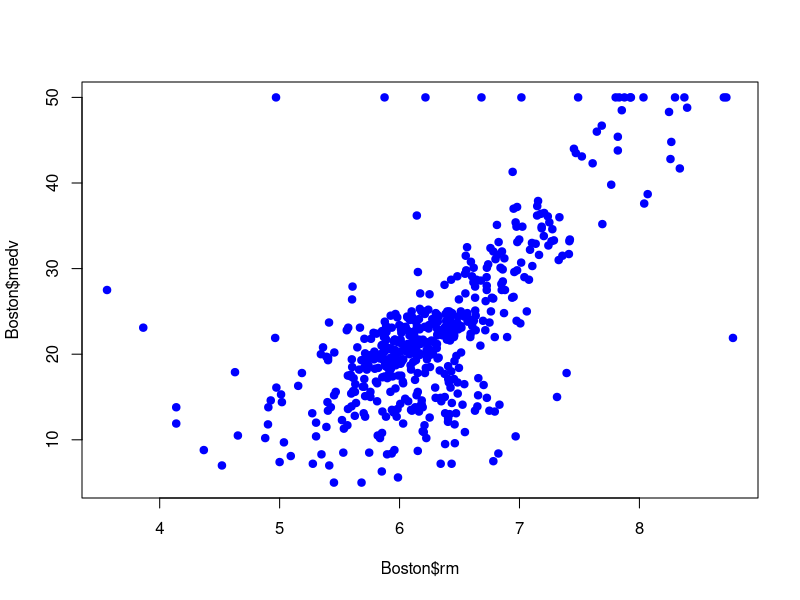
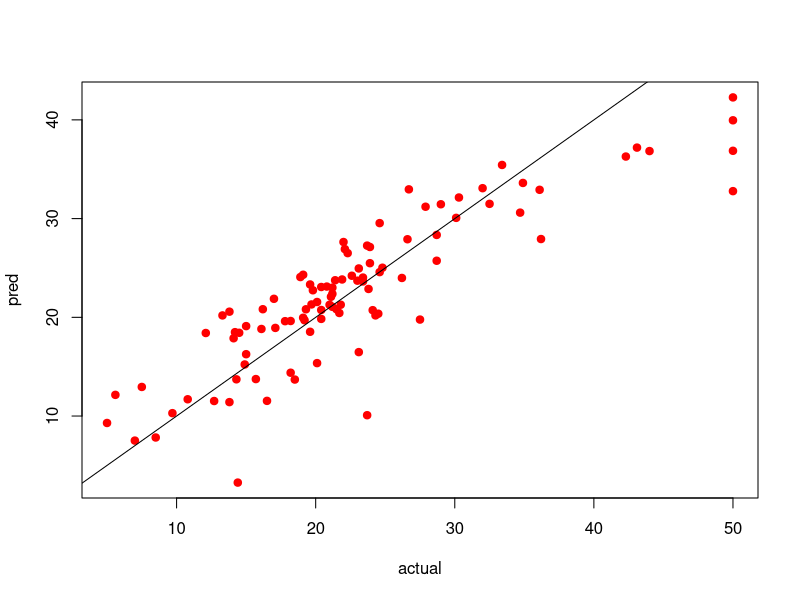

Here is the R script that generated these plots, in order:
## ---- chunk 1
library(MASS)
library(caret)
data(Boston)
head(Boston)
str(Boston)
summary(Boston)
dim(Boston)
colSums(is.na(Boston))
cor(Boston)
plot(Boston$rm, Boston$medv, col="blue", pch=19)
set.seed(123)
trainIndex <- createDataPartition(Boston$medv, p=0.8, list=FALSE)

train <- Boston[trainIndex, ]
test <- Boston[-trainIndex, ]
model <- lm(medv ~ ., data=train)
summary(model)
pred <- predict(model, newdata=test)
head(pred)
actual <- test$medv

rmse <- sqrt(mean((actual - pred)^2))
rmse
plot(actual, pred, col="red", pch=19)
abline(0,1)
